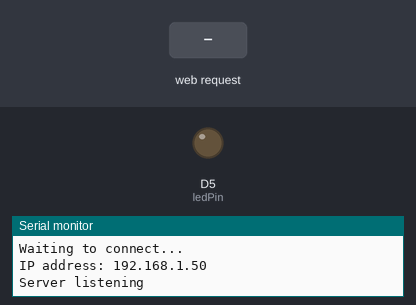
The sketch below on a simulated ESP8266 (NodeMCU). Parts: output pins drawn as LEDs (lit = HIGH), the last lines printed to the serial monitor. The test bench sets the inputs (shaded band). WiFi joins after 1.5 s; servers stay silent unless stated.

Above: at 2.7 s.
2.8 s: HTTP request GET /?message=1 received
At 3.6 s:
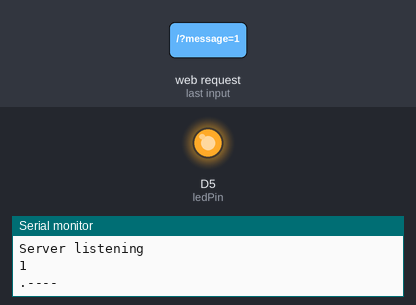
5.8 s: HTTP request GET /?message=0 received
Timing chart, 0 to 12.0 s (numbered marks = the images above; inputs shaded):
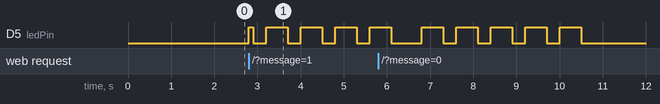

Measured:
- after the input at 2.8 s, D5 (ledPin): LOW → HIGH at once, then repeats every 0.80 s: LOW 0.30 s, HIGH 0.50 s

The sketch:

morsecode.ino
```cpp
#include <ESP8266WiFi.h>
#include <ESP8266WebServer.h>

ESP8266WebServer server(80);

const char* ssid = "halfbloodprince";
const char* password =  "sectumsempra";
int ledPin = D5; // GPIO2 of ESP8266

String morseMap[86][2] =         {{"A", ".-"},
        {"B", "-..."},
        {"C", "-.-."},
        {"D", "-.."},
        {"E", "."},
        {"F", "..-."},
        {"G", "--."},
        {"H", "...."},
        {"I", ".."},
        {"J", ".---"},
        {"K", "-.-"},
        {"L", ".-.."},
        {"M", "--"},
        {"N", "-."},
        {"O", "---"},
        {"P", ".--."},
        {"Q", "--.-"},
        {"R", ".-."},
        {"S","..."},
        {"T", "-"},
        {"U", "..-"},
        {"V", "...-"},
        {"W", ".--"},
        {"X", "-..-"},
        {"Y", "-.--"},
        {"Z", "--.."},
        {"a", ".-"},
        {"b", "-..."},
        {"c", "-.-."},
        {"d", "-.."},
        {"e", "."},
        {"f", "..-."},
        {"g", "--."},
        {"h", "...."},
        {"i", ".."},
        {"j", ".---"},
        {"k", "-.-"},
        {"l", ".-.."},
        {"m", "--"},
        {"n", "-."},
        {"o", "---"},
        {"p", ".--."},
        {"q", "--.-"},
        {"r", ".-."},
        {"s","..."},
        {"t", "-"},
        {"u", "..-"},
        {"v", "...-"},
        {"w", ".--"},
        {"x", "-..-"},
        {"y", "-.--"},
        {"z", "--.."},
        {"0", "-----"},
        {"1", ".----"},
        {"2", "..---"},
        {"3", "...--"},
        {"4", "....-"},
        {"5", "....."},
        {"6", "-...."},
        {"7", "--..."},
        {"8", "---.."},
        {"9", "----."},
        {"à", ".--.-"},
        {"å", ".--.-"},
        {"ä", ".-.-"},
        {"è", ".-..-"},
        {"é", "..-.."},
        {"ö", "---."},
        {"ü", "..--"},
        {"ß", "...--.."},
        {"ñ", "--.--"},
        {".", ".-.-.-"},
        {",", "--..--"},
        {":", "---..."},
        {";", "-.-.-."},
        {"?", "..--.."},
        {"-", "-....-"},
        {"_", "..--.-"},
        {"(", "-.--."},
        {")", "-.--.-"},
        {"'", ".----."},
        {"=", "-...-"},
        {"+", ".-.-."},
        {"/", "-..-."},
        {"@", ".--.-."},
        {" ", "/"}};

void setup() {

    Serial.begin(115200);
    WiFi.begin(ssid, password);  //Connect to the WiFi network

    pinMode(ledPin, OUTPUT);

    while (WiFi.status() != WL_CONNECTED) {  //Wait for connection

        delay(500);
        Serial.println("Waiting to connect...");

    }

    Serial.print("IP address: ");
    Serial.println(WiFi.localIP());  //Print the local IP

    server.on("/", handlePost); //Associate the handler function to the path

    server.begin(); //Start the server
    Serial.println("Server listening");
}

void loop()
{
    server.handleClient(); //Handling of incoming requests
}

void handlePost() //Handler for post
{

      if (server.hasArg("message")== false){ //Check if body received

            server.send(200, "text/plain", "send message via http post to this URL as form data. key - 'message'");
            return;
      }

      String message = server.arg("message");
      Serial.println(message);
      Serial.println("\n");

      server.send(200, "text/plain", message);

      for (int i = 0; i < message.length(); i++)
      {
        String morseCodeForChar = getCodeForChar(String(message[i]));
        if(morseCodeForChar.length() > 0)
        {
          Serial.println(morseCodeForChar);
          displayCode(morseCodeForChar);
          delay(400);
        }
        else
        {
          Serial.println("bad message -> "+message);
        }
      }
}

String getCodeForChar(String c)
{
  for(int i = 0; i<86; i++)
  {
    if(morseMap[i][0] == c)
    {
      return morseMap[i][1];
    }
  }

  return "";
}

void displayCode(String morseCode)
{
  for(int i = 0; i<morseCode.length(); i++)
  {
    play(morseCode[i]);
    delay(200);
  }
}

void play(char c)
{
  if(c == '.')
  {
    turnOnFor(100);
  }
  else if (c == '-')
  {
    turnOnFor(500);
  }
  else if (c == '/')
  {
    delay(1000);
  }
  //Serial.println(String(c));
}

void turnOnFor(int milliseconds)
{
  digitalWrite(ledPin, HIGH);   // turn the LED on (HIGH is the voltage level)
  delay(milliseconds);                       // wait for a second
  digitalWrite(ledPin, LOW);
  delay(100);
}
```
